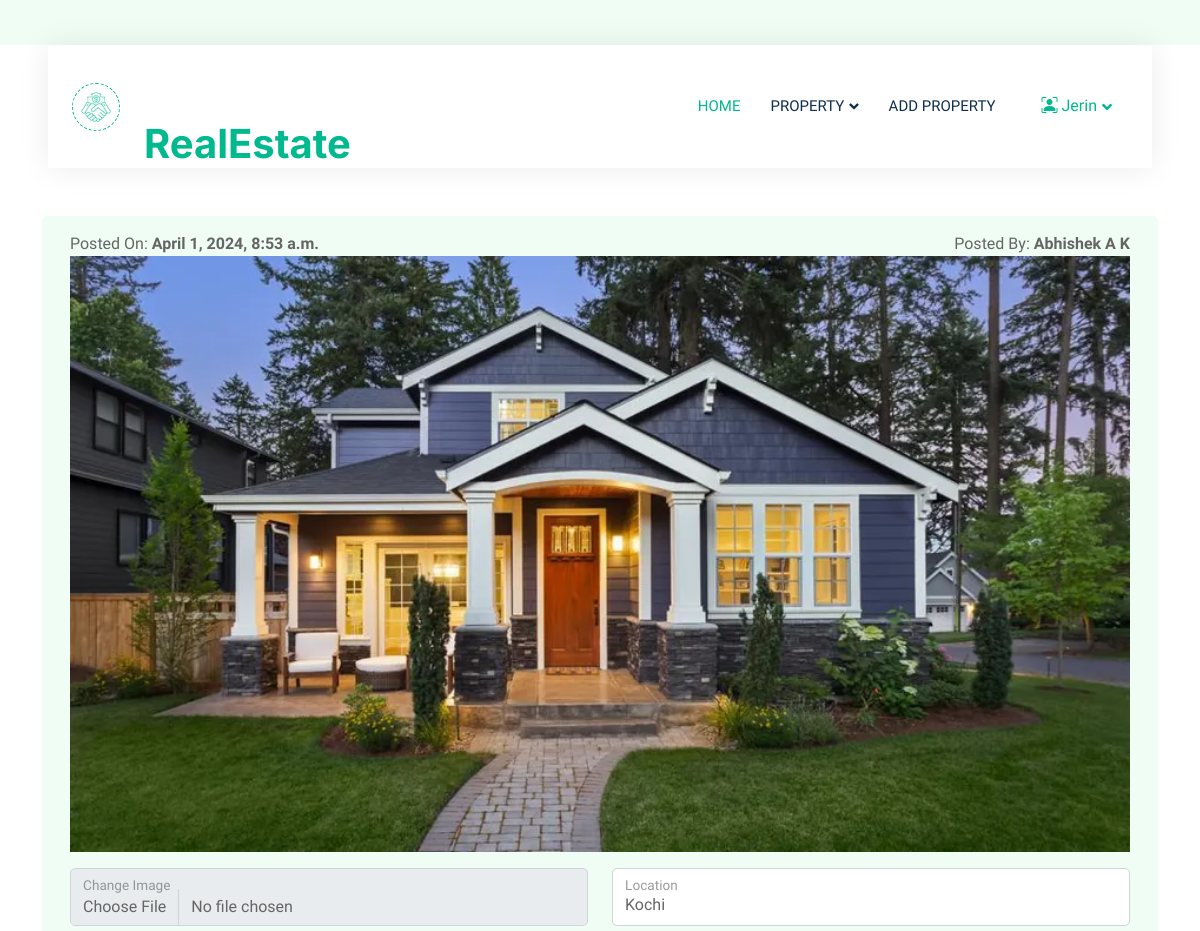
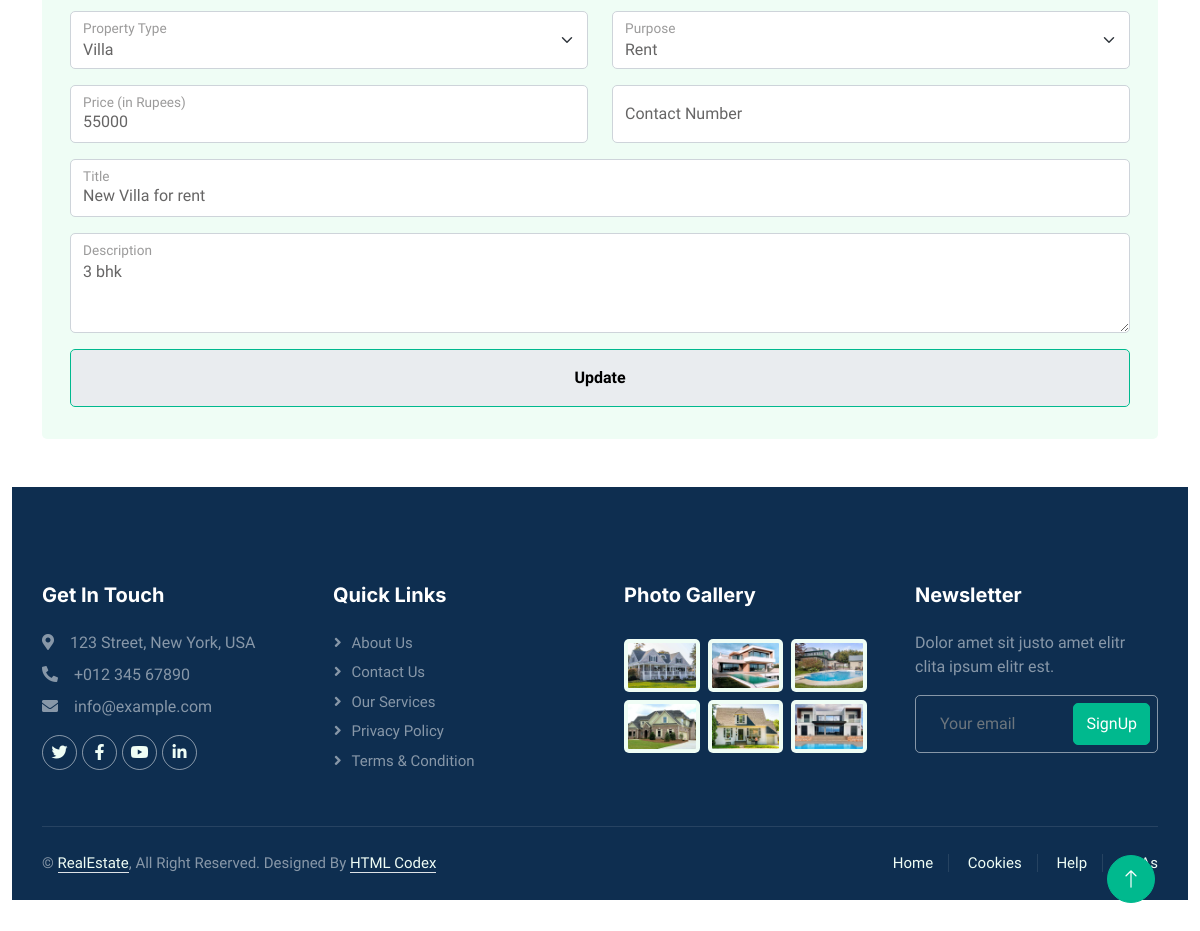
Page /edit_post/9/ (signed in) on the committed database (2 pictures, top to bottom).
### REApp/models.py (models this page shows)
class RegistrationDB(models.Model):
    UserId = models.AutoField(primary_key=True)
    Name = models.CharField(max_length=50, null=False)
    Email = models.EmailField(max_length=70, null=False,default="aa")
    Password = models.CharField(max_length=20, null=False)
    Role = models.CharField(max_length=50, null=True, blank=True)
    Account_created = models.DateTimeField(auto_now_add=True)

class PropertyDB(models.Model):
    PropertyId = models.AutoField(primary_key=True)
    Image = models.ImageField(upload_to="PropertyImage", null=True, blank=True)
    PDF = models.FileField(upload_to="PropertyPDF", null=True, blank=True)  # Add this field
    Purpose = models.CharField(max_length=20, null=True, blank=True)
    Type = models.CharField(max_length=20, null=True, blank=True)
    Title = models.CharField(max_length=50, null=True, blank=True)
    Description = models.CharField(max_length=500, null=True, blank=True)
    Price = models.IntegerField(default=0)
    Location = models.CharField(max_length=50, null=True, blank=True)
    Phone = models.PositiveBigIntegerField(null=True, blank=True)
    UserId = models.ForeignKey(RegistrationDB, on_delete=models.CASCADE)
    posted_on = models.DateTimeField(auto_now_add=True)

### REApp/views.py (the view)
# urls.py: path('edit_post/<int:postId>/', views.edit_post, name="edit_post"),
def edit_post(request, postId):
    post = PropertyDB.objects.get(PropertyId=postId)
    if 'userid' in request.session:
        profile = RegistrationDB.objects.get(UserId=request.session['userid'])
        return render(request, "editPost.html", {'profile': profile, 'post': post})
    else:
        return render(request, "editPost.html", {'post': post})

### REApp/templates/editPost.html (shortened to what this page needs)
<!DOCTYPE html>
{% load static %}
<html lang="en">
<head>
    <link href="https://cdnjs.cloudflare.com/ajax/libs/font-awesome/5.10.0/css/all.min.css" rel="stylesheet">
    <link href="https://cdn.jsdelivr.net/npm/bootstrap-icons@1.4.1/font/bootstrap-icons.css" rel="stylesheet">
    <link href="{% static 'assets/lib/animate/animate.min.css' %}" rel="stylesheet">
    <link href="{% static 'assets/lib/owlcarousel/assets/owl.carousel.min.css' %}" rel="stylesheet">
    <link href="{% static 'assets/css/bootstrap.min.css' %}" rel="stylesheet">
    <link href="{% static 'assets/css/style.css' %}" rel="stylesheet">
</head>
<body>
<div class="container-xxl bg-white p-0">
    <div class="container-fluid nav-bar bg-transparent">
            <nav class="navbar navbar-expand-lg bg-white navbar-light py-0 px-4">
                <a href="index.html" class="navbar-brand d-flex align-items-center text-center">
                    <div class="icon p-2 me-2">
                        <img class="img-fluid" src="{% static 'assets/img/icon-deal.png' %}" alt="Icon" style="width: 30px; height: 30px;"  href="{% url 'home' %}">
                    </div>
                    <h1 class="m-0 text-primary"><a href="{% url 'home' %}">RealEstate</a></h1>
                </a>
                <div class="collapse navbar-collapse" id="navbarCollapse">
                    <div class="navbar-nav ms-auto">
                        <a href="{% url 'home' %}" class="nav-item nav-link active">Home</a>
                        <div class="nav-item dropdown">
                            <a href="#" class="nav-link dropdown-toggle" data-bs-toggle="dropdown">Property</a>
                        </div>
                        <a href="{% url 'add_property' %}" class="nav-item nav-link">Add Property</a>
                    </div>
                    {% if request.session.userid %}
                     <div class="nav-item dropdown">
                            <a href="#" class="nav-link dropdown-toggle" data-bs-toggle="dropdown"><i class="bi bi-person-bounding-box"></i> {{profile.Name}}</a>
                     </div>
                    {% else %}
                    <a href="{% url 'login' %}" class="btn btn-primary px-3 d-none d-lg-flex ml-1"><i class="bi bi-person-circle"></i> Sign In</a>
                    {% endif %}
                </div>
            </nav>
    </div>
    <div class="container-xxl py-5">
        <div class="container">
            <div class="bg-light rounded p-3">
                <div class="container">
                    <div class="row g-0 gx-5 mb-3">
                        <div class="col">
                            Posted On: <b>{{post.posted_on}}</b><br>
                        </div>
                        <div class="col text-end">
                            Posted By: <b>{{post.UserId.Name}}</b><br>
                        </div>
                        <img src="{{post.Image.url}}" alt="" srcset="">
                    </div>
                    <form method="post" action="{% url 'update_post' postId=post.PropertyId %}" enctype="multipart/form-data" >
                    <div class="row">
                        <div class="col">
                            <div class="form-floating mb-3">
                                <input type="file" id="Image" class="form-control" name="image" value="{{post.Image}}">
                                <label for="Image">Change Image</label>
                            </div>
                        </div>
                        <div class="col">
                            <div class="form-floating mb-3">
                                <input id="Location" type="text" class="form-control" placeholder="Location"
                                       aria-label="Location" name="location" value="{{post.Location}}" required>
                                <label for="Location">Location</label>
                            </div>
                        </div>
                    </div>
                    <div class="row">
                        <div class="col">
                            <div class="form-floating mb-3">
                                <select id="Type" class="form-select" name="type" aria-label="Default select example"  required>
                                    <option selected>{{post.Type}}</option>
                                </select>
                                <label for="Type">Property Type</label>
                            </div>
                        </div>
                        <div class="col">
                            <div class="form-floating mb-3">
                                <select id="Purpose" class="form-select" name="purpose" aria-label="Default select example" required>
                                    <option selected>{{post.Purpose}}</option>
                                </select>
                                <label for="Purpose">Purpose</label>
                            </div>
                        </div>
                    </div>
                    <div class="row">
                        <div class="col">
                            <div class="form-floating mb-3">
                                <input type="text" class="form-control" id="Price" name="price" placeholder="Price"
                                       aria-label="Price" value="{{post.Price}}" required>
                                <label for="Price">Price (in Rupees)</label>
                            </div>
                        </div>
                        <div class="col">
                            <div class="form-floating mb-3">
                                <input type="text" class="form-control" id="Contact" name="phone" placeholder="Contact" aria-label="Contact" required pattern="[0-9]{10}" title="Please enter a 10-digit number">
                                <label for="Contact">Contact Number</label>
                            </div>
                        </div>
                    </div>
                    <div class="form-floating mb-3">
                        <input type="text" class="form-control" name="title" id="Title" placeholder="Title" value="{{post.Title}}" required>
                        <label for="Title">Title</label>
                    </div>
                    <div class="form-floating mb-3">
                        <textarea style="height:100px;"  class="form-control" name="description" id="Description" rows="3" placeholder="DEWp" required>{{post.Description}}</textarea>
                        <label for="Description">Description</label>
                    </div>
                    <div class="form-floating mb-3">
                        <button style="color:black; font-weight: bold;" class="form-control btn btn-primary py-3 px-5 me-3 animated fadeIn" type="submit">Update</button>
                    </div>
                </form>
            </div>
        </div>
    </div>
    <div class="container-fluid bg-dark text-white-50 footer pt-5 mt-5 wow fadeIn" data-wow-delay="0.1s">
        <div class="container py-5">
            <div class="row g-5">
                <div class="col-lg-3 col-md-6">
                    <h5 class="text-white mb-4">Get In Touch</h5>
                    <p class="mb-2"><i class="fa fa-map-marker-alt me-3"></i>123 Street, New York, USA</p>
                    <p class="mb-2"><i class="fa fa-phone-alt me-3"></i>+012 345 67890</p>
                    <p class="mb-2"><i class="fa fa-envelope me-3"></i>info@example.com</p>
                    <div class="d-flex pt-2">
                        <a class="btn btn-outline-light btn-social" href=""><i class="fab fa-twitter"></i></a>
                        <a class="btn btn-outline-light btn-social" href=""><i class="fab fa-facebook-f"></i></a>
                        <a class="btn btn-outline-light btn-social" href=""><i class="fab fa-youtube"></i></a>
                        <a class="btn btn-outline-light btn-social" href=""><i class="fab fa-linkedin-in"></i></a>
                    </div>
                </div>
                <div class="col-lg-3 col-md-6">
                    <h5 class="text-white mb-4">Quick Links</h5>
                    <a class="btn btn-link text-white-50" href="">About Us</a>
                    <a class="btn btn-link text-white-50" href="">Contact Us</a>
                    <a class="btn btn-link text-white-50" href="">Our Services</a>
                    <a class="btn btn-link text-white-50" href="">Privacy Policy</a>
                    <a class="btn btn-link text-white-50" href="">Terms & Condition</a>
                </div>
                <div class="col-lg-3 col-md-6">
                    <h5 class="text-white mb-4">Photo Gallery</h5>
                    <div class="row g-2 pt-2">
                        <div class="col-4">
                            <img class="img-fluid rounded bg-light p-1" src="{% static 'assets/img/property-1.jpg' %}"
                                 alt="">
                        </div>
                        <div class="col-4">
                            <img class="img-fluid rounded bg-light p-1" src="{% static 'assets/img/property-2.jpg' %}"
                                 alt="">
                        </div>
                        <div class="col-4">
                            <img class="img-fluid rounded bg-light p-1" src="{% static 'assets/img/property-3.jpg' %}"
                                 alt="">
                        </div>
                        <div class="col-4">
                            <img class="img-fluid rounded bg-light p-1" src="{% static 'assets/img/property-4.jpg' %}"
                                 alt="">
                        </div>
                        <div class="col-4">
                            <img class="img-fluid rounded bg-light p-1" src="{% static 'assets/img/property-5.jpg' %}"
                                 alt="">
                        </div>
                        <div class="col-4">
                            <img class="img-fluid rounded bg-light p-1" src="{% static 'assets/img/property-6.jpg' %}"
                                 alt="">
                        </div>
                    </div>
                </div>
                <div class="col-lg-3 col-md-6">
                    <h5 class="text-white mb-4">Newsletter</h5>
                    <p>Dolor amet sit justo amet elitr clita ipsum elitr est.</p>
                    <div class="position-relative mx-auto" style="max-width: 400px;">
                        <input class="form-control bg-transparent w-100 py-3 ps-4 pe-5" type="text"
                               placeholder="Your email">
                        <button type="button" class="btn btn-primary py-2 position-absolute top-0 end-0 mt-2 me-2">
                            SignUp
                        </button>
                    </div>
                </div>
            </div>
        </div>
        <div class="container">
            <div class="copyright">
                <div class="row">
                    <div class="col-md-6 text-center text-md-start mb-3 mb-md-0">
                        &copy; <a class="border-bottom" href="{% url 'home' %}">RealEstate</a>, All Right Reserved.
                        Designed By <a class="border-bottom" href="https://htmlcodex.com">HTML Codex</a>
                    </div>
                    <div class="col-md-6 text-center text-md-end">
                        <div class="footer-menu">
                            <a href="">Home</a>
                            <a href="">Cookies</a>
                            <a href="">Help</a>
                            <a href="">FQAs</a>
                        </div>
                    </div>
                </div>
            </div>
        </div>
    </div>
    <a href="{% url 'home' %}}" class="btn btn-lg btn-primary btn-lg-square back-to-top"><i class="bi bi-arrow-up"></i></a>
</div>
</body>
</html>

### REApp/static/assets/css/style.css (style rules this page uses)
:root { --primary: #00B98E; --secondary: #FF6922; --light: #EFFDF5; --dark: #0E2E50; }
.back-to-top { position: fixed; display: none; right: 45px; bottom: 45px; z-index: 99; }
.btn { transition: .5s; }
.btn.btn-primary, .btn.btn-secondary { color: #FFFFFF; }
.btn-lg-square { width: 48px; height: 48px; }
.btn-square, .btn-sm-square, .btn-lg-square { padding: 0; display: flex; align-items: center; justify-content: center; font-weight: normal; border-radius: 50px; }
.nav-bar { position: relative; margin-top: 45px; padding: 0 3rem; transition: .5s; z-index: 9999; }
.navbar { box-shadow: 0 0 30px rgba(0, 0, 0, .08); }
.navbar .dropdown-toggle::after { border: none; content: "\f107"; font-family: "Font Awesome 5 Free"; font-weight: 900; vertical-align: middle; margin-left: 5px; transition: .5s; }
.navbar-light .navbar-nav .nav-link { margin-right: 30px; padding: 25px 0; color: #FFFFFF; font-size: 15px; text-transform: uppercase; outline: none; }
.navbar-light .navbar-nav .nav-link:hover, .navbar-light .navbar-nav .nav-link.active { color: var(--primary); }
.navbar-light .navbar-brand { height: 75px; }
.navbar-light .navbar-nav .nav-link { color: var(--dark); font-weight: 500; }
.icon { padding: 15px; display: inline-flex; align-items: center; justify-content: center; background: #FFFFFF !important; border-radius: 50px; border: 1px dashed var(--primary) !important; }
.footer .btn.btn-social { margin-right: 5px; width: 35px; height: 35px; display: flex; align-items: center; justify-content: center; color: var(--light); border: 1px solid rgba(255,255,255,0.5); border-radius: 35px; transition: .3s; }
.footer .btn.btn-link { display: block; margin-bottom: 5px; padding: 0; text-align: left; font-size: 15px; font-weight: normal; text-transform: capitalize; transition: .3s; }
.footer .btn.btn-link::before { position: relative; content: "\f105"; font-family: "Font Awesome 5 Free"; font-weight: 900; margin-right: 10px; }
.footer .form-control { border-color: rgba(255,255,255,0.5); }
.footer .copyright { padding: 25px 0; font-size: 15px; border-top: 1px solid rgba(256, 256, 256, .1); }
.footer .copyright a { color: var(--light); }
.footer .footer-menu a { margin-right: 15px; padding-right: 15px; border-right: 1px solid rgba(255, 255, 255, .1); }
.footer .footer-menu a:last-child { margin-right: 0; padding-right: 0; border-right: none; }

### rows in the picture
RegistrationDB: Name "Jerin"
PropertyDB: posted_on "April 1, 2024, 8:53 a.m.", UserId.Name "Abhishek A K", Image (picture), location "Kochi", type "Villa", purpose "Rent", price "55000", title "New Villa for rent", description "3 bhk"
